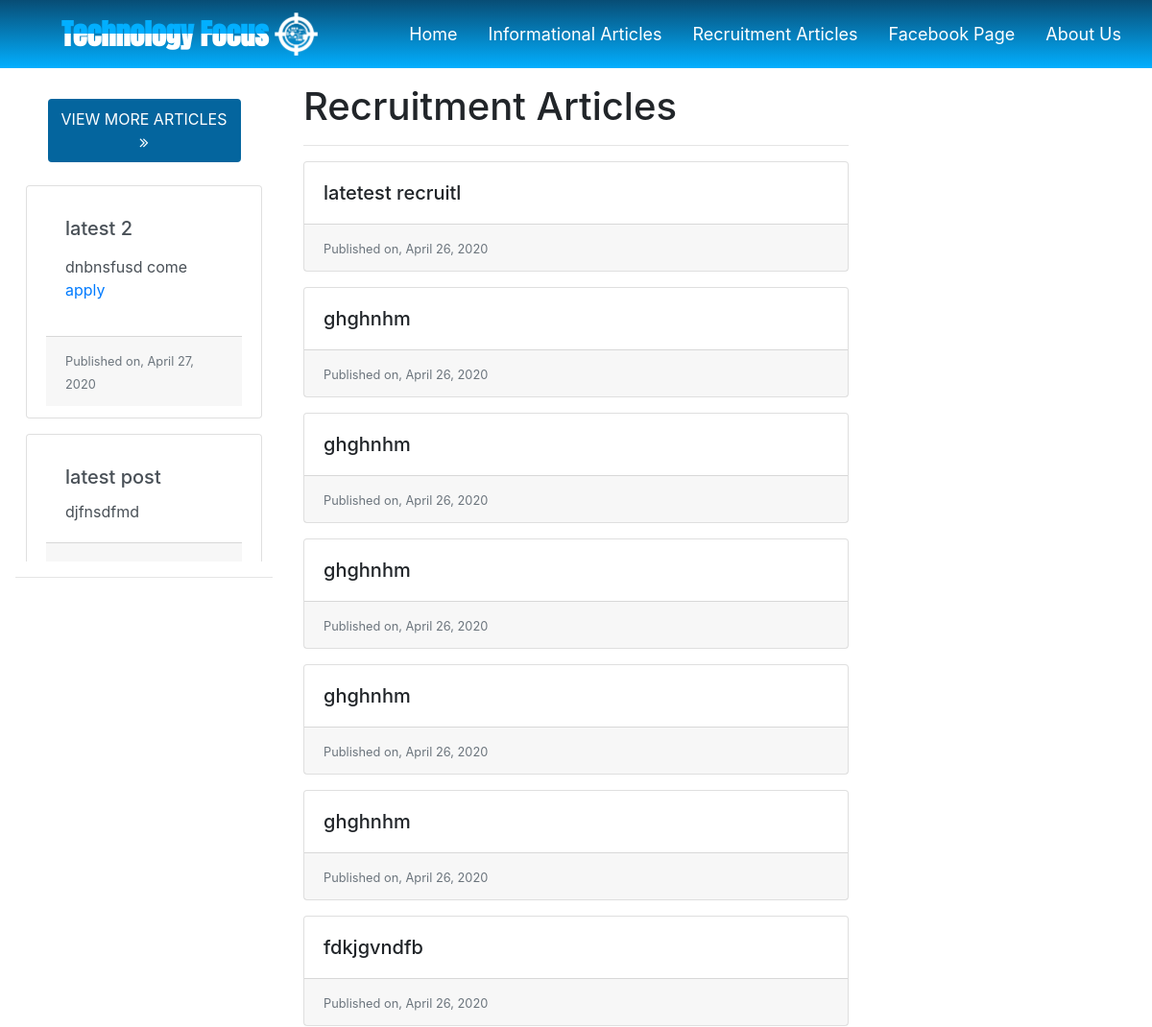
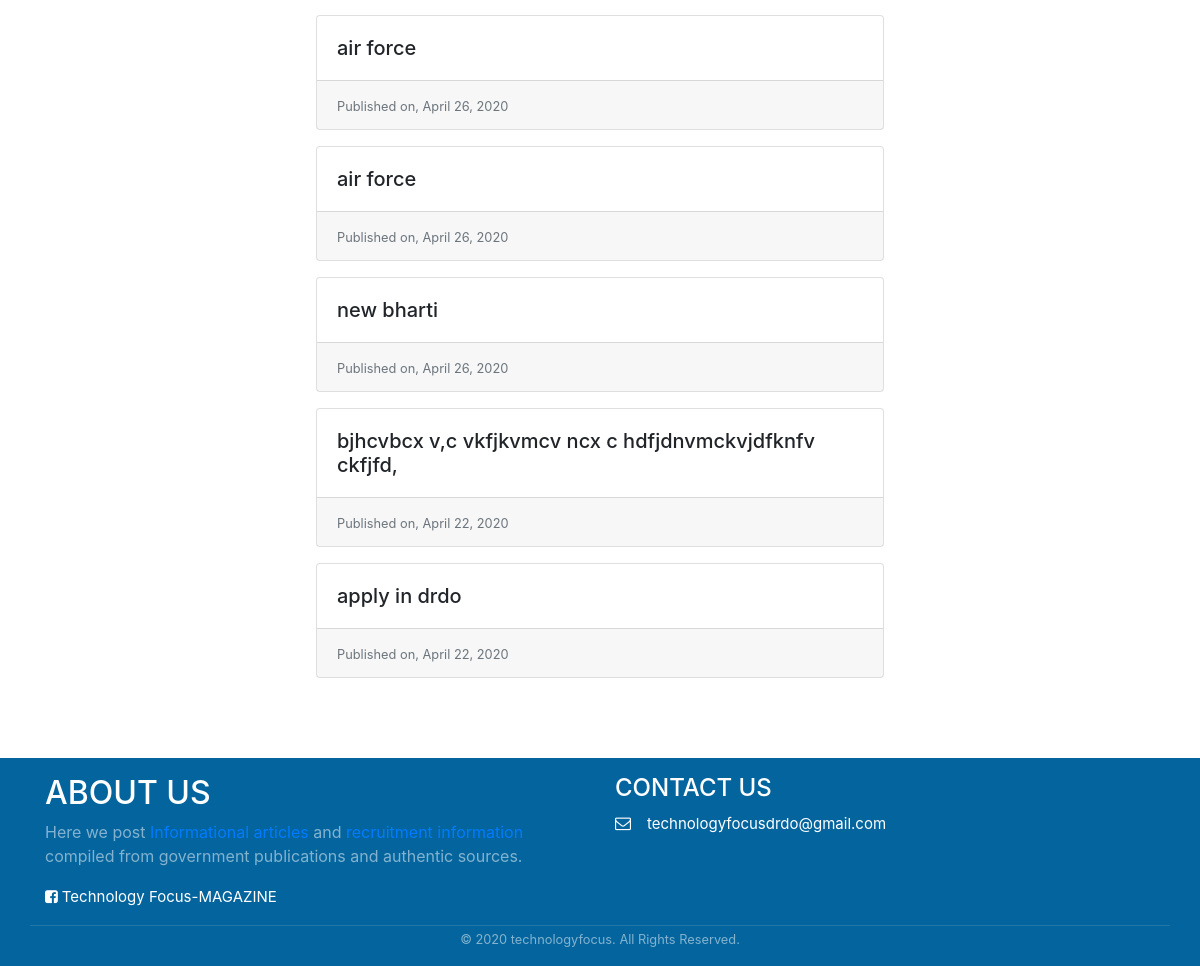
The app's page /recruitment_articles/ with its own data (2 pictures, top to bottom).
### blog/models.py (models this page shows, shortened)
class RecruitmentPost(models.Model):
    objects = models.Manager()
    title = models.CharField(max_length=128)
    slug = models.SlugField(null=True, blank=True)
    body = models.TextField()
    publish_date = models.DateField(auto_now='True')

class Post(models.Model):
    objects = models.Manager()
    title = models.CharField(max_length=128)
    slug = models.SlugField(null=True, blank=True)
    body = models.TextField()
    publish_date = models.DateField(auto_now='True')

### blog/views.py (the view)
# urls.py: path('recruitment_articles/', views.recruitmentArticles, name='recruitment_articles'),
def recruitmentArticles(request):
    articles = Post.objects.order_by('-id')
    r_articles = RecruitmentPost.objects.order_by('-id')
    return render(request, 'recruitments.html', {'articles':articles, 'r_articles':r_articles})

### templates/recruitments.html (shortened to what this page needs)
{% extends 'base.html' %}
{% block content %}
<div class="col-md-12 col-lg-6 order-lg-2 p-3">
    <h1>Recruitment Articles</h1>
    <hr>
    {% for article in r_articles %}
    <div class="card mb-3">
        <div class="card-body">
            <h5 class="card-title m-0 p-0">{{ article.title }}</h5>
        </div>
        <div class="card-footer">
            <small class="text-muted">Published on, {{ article.publish_date }}</small>
        </div>
    </div>
    {% endfor %}
</div>
{% endblock %}

### templates/base.html (shortened to what this page needs)
{% load static %}
<!DOCTYPE html>
<html lang="en">
<head>
    <link rel="stylesheet" href="{% static 'index/css/bootstrap.min.css' %}">
    <link type="text/css" rel="stylesheet" href="{% static 'index/css/main.css' %}">
    <link rel="stylesheet" href="https://cdnjs.cloudflare.com/ajax/libs/font-awesome/4.7.0/css/font-awesome.min.css">
    <link rel="stylesheet" href="//cdn.jsdelivr.net/npm/medium-editor@latest/dist/css/medium-editor.min.css" type="text/css" media="screen" charset="utf-8">
</head>
<body>
<nav class="navbar navbar-expand-lg sticky-top" style="background-color: #04659e">
        <a class="navbar-brand ml-lg-5" href="/">
            Technology Focus
            <img src="{% static 'index/img/logo2.png' %}" width="45" height="45" class="d-inline-block align-top">
        </a>
  <div class="collapse navbar-collapse " id="navbarNavAltMarkup">
    <div class="navbar-nav ml-auto">
      <a class="nav-item nav-link mx-2" href="/">Home</a>
      <a class="nav-item nav-link mx-2" href="/all_articles/">Informational Articles</a>
      <a class="nav-item nav-link mx-2" href="/recruitment_articles/">Recruitment Articles</a>
      <a class="nav-item nav-link mx-2" href="https://www.facebook.com/DRDOTECHNOVATION/">Facebook Page</a>
      <a class="nav-item nav-link mx-2" href="/">About Us</a>
    </div>
  </div>
</nav>
<div class="container-fluid">
    <div class="row">
        {% block content %}
        {% endblock %}
        <div class="col-md-12 col-lg-3 order-lg-3 p-3">
        </div>
        <div id="content-2" class="col-md-12 col-lg-3 order-lg-1 p-3">
                    {% if request.get_full_path != "/all_articles/" %}
                    <a href="/all_articles/" class="btn btn-block w-75 mx-auto p-2 my-3" role="button">VIEW MORE ARTICLES <i class="fa fa-angle-double-right"></i></a>
                    <div class="row custom-scrollbar-css"  style="overflow: auto; max-height:400px; overflow-x: hidden">
                      <div class="card-deck list-group">
                          {% for article in articles|slice:"0:5" %}
                          <div class="card list-group-item list-group-item-action mx-auto w-75 my-2">
                              <div class="card-body">
                                  <h5 class="card-title">{{ article.title }}</h5>
                                  <p class="card-text">{{ article.body|safe|truncatechars:50 }}</p>
                              </div>
                              <div class="card-footer">
                                  <small class="text-muted">Published on, {{ article.publish_date }}</small>
                              </div>
                          </div>
                          {% endfor %}
                      </div>
                    </div>
            <hr>
            {% endif %}
        </div>
    </div>
</div>
<footer>
    <div class="mt-5 pt-3 pb-3">
        <div class="container">
          <div class="row">
            <div class="col-lg-6 col-xs-12 about-company">
              <h2>ABOUT US</h2>
              <p class="pr-5 text-white-50">Here we post <a href="/all_articles/">Informational articles</a> and <a href="/recruitment_articles/">recruitment information</a> compiled from government publications and authentic sources.</p>
              <p><a class="facebook" href="https://www.facebook.com/DRDOTECHNOVATION/"><i class="fa fa-facebook-square mr-1 facebook"></i>Technology Focus-MAGAZINE</a></p>
            </div>
            <div class="col-lg-6 col-xs-12">
              <h4 class="mt-lg-0 mt-sm-4">CONTACT US</h4>
              <p><i class="fa fa-envelope-o mr-3"></i><a class="facebook" href="mailto: technologyfocusmagazine@gmail.com">technologyfocusdrdo@gmail.com</a></p>
            </div>
          </div>
          <div class="row">
            <div class="col copyright">
              <small class="text-white-50">© 2020 technologyfocus. All Rights Reserved.</small>
            </div>
          </div>
        </div>
        </div>
</footer>
</body>
</html>

### static/index/css/main.css (style rules this page uses)
.navbar-brand { font-family: 'Anton'; font-size: 30px; display: inline-block; margin: 0; font-weight: bold; background: linear-gradient(to top, #ffffff 50%, #02afff 50%); -webkit-background-clip: text; -webkit-text-fill-color: transparent; }
.nav-item { font-size: 18px; color: #ffffff; }
.navbar { background-image: linear-gradient( #084d75, #02afff ); }
.btn { background-color: #04659e; color: #ffffff; }
footer { background: #04659e; color:white; }
.facebook { font-size: 15px; color: white; }
.copyright { border-top:1px solid rgba(255,255,255,.1); text-align: center; }
.custom-scrollbar-css { overflow-y: scroll; }

### records on screen
RecruitmentPost: title "latetest recruitl", publish_date "April 26, 2020"
RecruitmentPost: title "ghghnhm", publish_date "April 26, 2020"
RecruitmentPost: title "ghghnhm", publish_date "April 26, 2020"
RecruitmentPost: title "ghghnhm", publish_date "April 26, 2020"
RecruitmentPost: title "ghghnhm", publish_date "April 26, 2020"
RecruitmentPost: title "ghghnhm", publish_date "April 26, 2020"
RecruitmentPost: title "fdkjgvndfb", publish_date "April 26, 2020"
RecruitmentPost: title "air force", publish_date "April 26, 2020"
RecruitmentPost: title "air force", publish_date "April 26, 2020"
RecruitmentPost: title "new bharti", publish_date "April 26, 2020"
RecruitmentPost: title "bjhcvbcx v,c vkfjkvmcv ncx c hdfjdnvmckvjdfknfv ckfjfd,", publish_date "April 22, 2020"
RecruitmentPost: title "apply in drdo", publish_date "April 22, 2020"
Post: title "latest 2", body "dnbnsfusd come apply", publish_date "April 27, 2020"
Post: title "latest post", body "djfnsdfmd"
